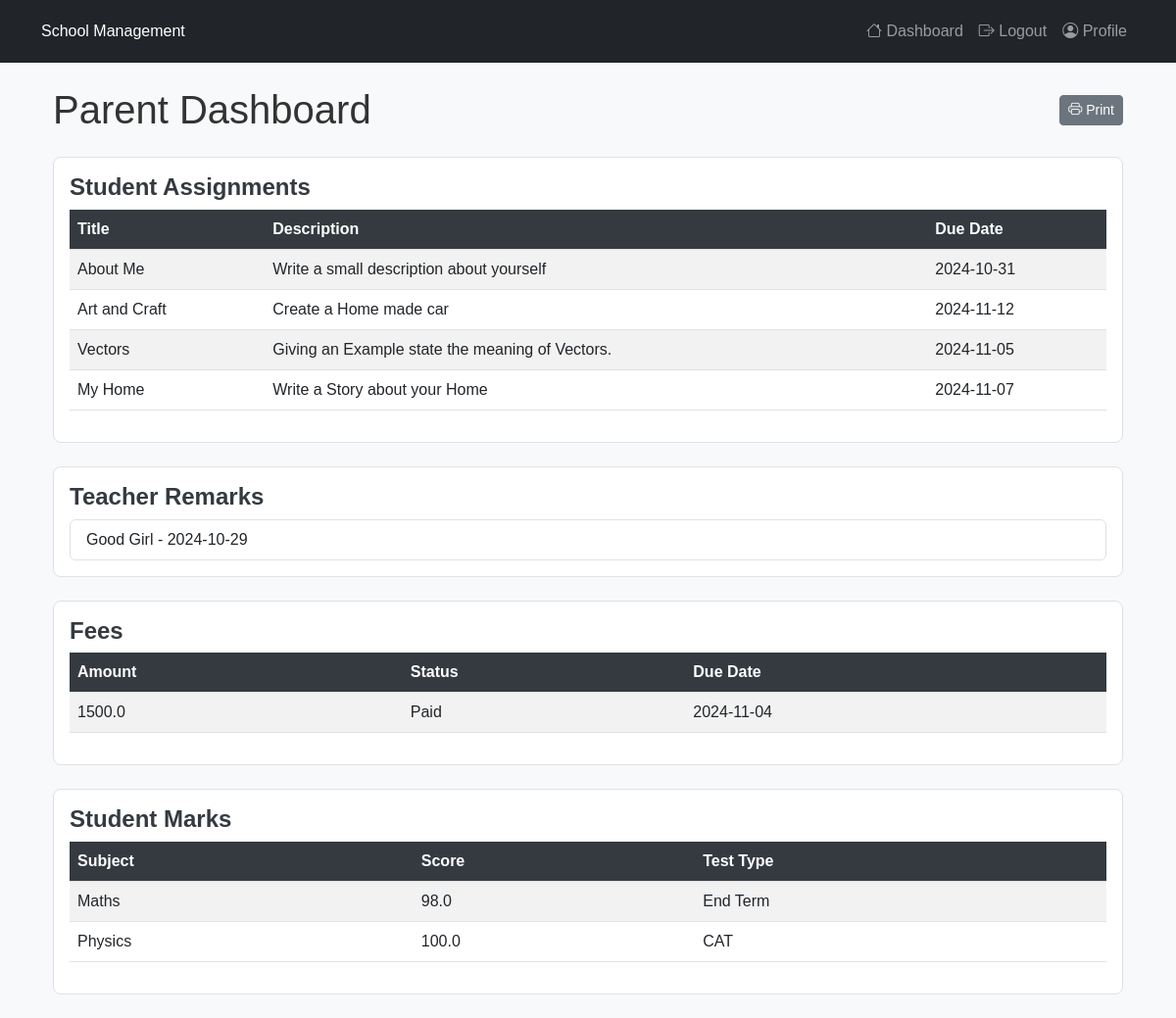
Screenshot of /parent_dashboard (signed in) with the database file from the repository.
### models.py (models this page shows)
class Assignment(db.Model):
    id = db.Column(db.Integer, primary_key=True)
    title = db.Column(db.String(150), nullable=False)
    description = db.Column(db.Text, nullable=False)
    due_date = db.Column(db.Date, nullable=False)
    teacher_id = db.Column(db.Integer, db.ForeignKey('teacher.id'), nullable=False)
    student_id = db.Column(db.Integer, db.ForeignKey('student.id'), nullable=True)  # For individual or all students
    student = db.relationship('Student', backref='assignments', lazy=True)

class Remark(db.Model):
    id = db.Column(db.Integer, primary_key=True)
    student_id = db.Column(db.Integer, db.ForeignKey('student.id'), nullable=False)
    teacher_id = db.Column(db.Integer, db.ForeignKey('teacher.id'), nullable=False)
    text = db.Column(db.Text, nullable=False)
    created_at = db.Column(db.DateTime, default=datetime.utcnow)

class Fee(db.Model):
    id = db.Column(db.Integer, primary_key=True)
    student_id = db.Column(db.Integer, db.ForeignKey('student.id'), nullable=False)
    amount_due = db.Column(db.Float, nullable=False)
    amount_paid = db.Column(db.Float, default=0.0)
    due_date = db.Column(db.Date, nullable=False)
    status = db.Column(db.String(20), default="Pending")  # Status options: Pending, Paid, Overdue
    student = db.relationship('Student', back_populates='fees')

class Mark(db.Model):
    id = db.Column(db.Integer, primary_key=True)
    student_id = db.Column(db.Integer, db.ForeignKey('student.id'), nullable=False)
    teacher_id = db.Column(db.Integer, db.ForeignKey('teacher.id'), nullable=False)
    subject = db.Column(db.String(100), nullable=False)  # Subject for the marks
    score = db.Column(db.Float, nullable=False)  # The marks scored by the student
    test_type = db.Column(db.String(20), nullable=False)  # Assignment, CAT, or End Term
    created_at = db.Column(db.DateTime, default=datetime.utcnow)
    student = db.relationship('Student', backref='marks')
    teacher = db.relationship('Teacher', backref='marks')

### app.py (the view)
@app.route('/parent_dashboard')
@login_required
def parent_dashboard():
    if current_user.role != 'Parent':
        flash("Unauthorized access.", 'danger')
        return redirect(url_for('dashboard'))
    parent = Parent.query.filter_by(user_id=current_user.id).first()
    if not parent:
        flash('No parent found for this user.', 'info')
        return render_template('parent_dashboard.html', assignments=[], remarks=[], fees=[], marks=[])
    students = parent.students  # This will now return all students linked to the parent
    if not students:
        flash('No students found for this parent.', 'info')
        return render_template('parent_dashboard.html', assignments=[], remarks=[], fees=[], marks=[])
    assignments = Assignment.query.filter(Assignment.student_id.in_([student.id for student in students])).all()
    remarks = Remark.query.filter(Remark.student_id.in_([student.id for student in students])).all()
    fees = Fee.query.filter(Fee.student_id.in_([student.id for student in students])).all()
    marks = Mark.query.filter(Mark.student_id.in_([student.id for student in students])).all()
    return render_template('parent_dashboard.html', assignments=assignments, remarks=remarks, fees=fees, marks=marks)

### app.py (called while the page is built)
@login_manager.user_loader
def load_user(user_id):
    return User.query.get(int(user_id))

### templates/parent_dashboard.html
{% extends "base.html" %}
{% block content %}
<div class="container">
    <h1 class="d-flex justify-content-between align-items-center">
        Parent Dashboard
        <button onclick="window.print()" class="btn btn-secondary btn-sm">
            <i class="bi bi-printer"></i> Print
        </button>
    </h1>
    <div class="card my-4">
        <div class="card-body">
            <h5 class="card-title">Student Assignments</h5>
            <table class="table table-striped">
                <thead>
                    <tr>
                        <th>Title</th>
                        <th>Description</th>
                        <th>Due Date</th>
                    </tr>
                </thead>
                <tbody>
                    {% for assignment in assignments %}
                    <tr>
                        <td>{{ assignment.title }}</td>
                        <td>{{ assignment.description }}</td>
                        <td>{{ assignment.due_date }}</td>
                    </tr>
                    {% else %}
                    <tr>
                        <td colspan="3">No assignments found.</td>
                    </tr>
                    {% endfor %}
                </tbody>
            </table>
        </div>
    </div>
    <div class="card my-4">
        <div class="card-body">
            <h5 class="card-title">Teacher Remarks</h5>
            <ul class="list-group">
                {% for remark in remarks %}
                <li class="list-group-item">{{ remark.text }} - {{ remark.created_at.strftime('%Y-%m-%d') }}</li>
                {% else %}
                <li class="list-group-item">No remarks available.</li>
                {% endfor %}
            </ul>
        </div>
    </div>
    <div class="card my-4">
        <div class="card-body">
            <h5 class="card-title">Fees</h5>
            <table class="table table-striped">
                <thead>
                    <tr>
                        <th>Amount</th>
                        <th>Status</th>
                        <th>Due Date</th>
                    </tr>
                </thead>
                <tbody>
                    {% for fee in fees %}
                    <tr>
                        <td>{{ fee.amount_due }}</td>
                        <td>{{ fee.status }}</td>
                        <td>{{ fee.due_date }}</td>
                    </tr>
                    {% else %}
                    <tr>
                        <td colspan="3">No fee records found.</td>
                    </tr>
                    {% endfor %}
                </tbody>
            </table>
        </div>
    </div>
    <div class="card my-4">
        <div class="card-body">
            <h5 class="card-title">Student Marks</h5>
            <table class="table table-striped">
                <thead>
                    <tr>
                        <th>Subject</th>
                        <th>Score</th>
                        <th>Test Type</th>
                    </tr>
                </thead>
                <tbody>
                    {% for mark in marks %}
                    <tr>
                        <td>{{ mark.subject }}</td>
                        <td>{{ mark.score }}</td>
                        <td>{{ mark.test_type }}</td>
                    </tr>
                    {% else %}
                    <tr>
                        <td colspan="3">No marks available.</td>
                    </tr>
                    {% endfor %}
                </tbody>
            </table>
        </div>
    </div>
</div>
{% endblock %}

### static/css/styles.css (style rules this page uses)
body { background-color: #f8f9fa; color: #333; font-family: Arial, sans-serif; }
.card { border: 1px solid #dee2e6; border-radius: 0.5rem; }
.card-title { font-size: 1.5rem; font-weight: bold; color: #343a40; }
.table th { background-color: #343a40; color: white; }
.table-striped tbody tr:nth-of-type(odd) { background-color: #f2f2f2; }

### rows the page displays
Assignment: title "About Me", description "Write a small description about yourself", due_date "2024-10-31"
Assignment: title "Art and Craft", description "Create a Home made car", due_date "2024-11-12"
Assignment: title "Vectors", description "Giving an Example state the meaning of Vectors.", due_date "2024-11-05"
Assignment: title "My Home", description "Write a Story about your Home", due_date "2024-11-07"
Remark: text "Good Girl", created_at "2024-10-29"
Fee: amount_due "1500.0", status "Paid", due_date "2024-11-04"
Mark: subject "Maths", score "98.0", test_type "End Term"
Mark: subject "Physics", score "100.0", test_type "CAT"
